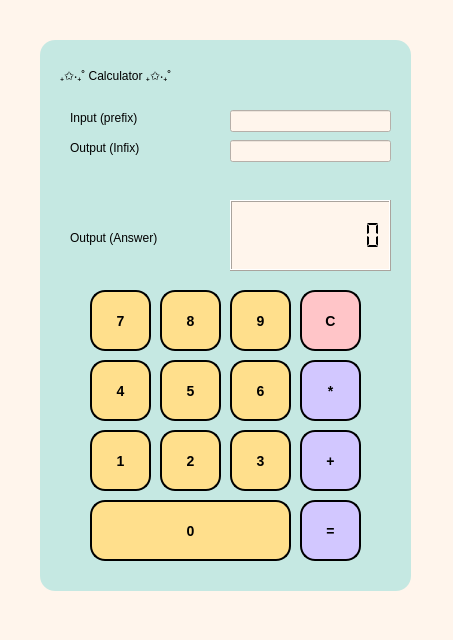
<?xml version="1.0" encoding="UTF-8"?>
<ui version="4.0">
 <class>MainWindow</class>
 <widget class="QMainWindow" name="MainWindow">
  <property name="geometry">
   <rect>
    <x>0</x>
    <y>0</y>
    <width>453</width>
    <height>640</height>
   </rect>
  </property>
  <property name="windowTitle">
   <string>MainWindow</string>
  </property>
  <property name="styleSheet">
   <string notr="true">background-color: #fff5ec;
</string>
  </property>
  <widget class="QWidget" name="centralwidget">
   <widget class="QLineEdit" name="input_prefix">
    <property name="geometry">
     <rect>
      <x>230</x>
      <y>110</y>
      <width>161</width>
      <height>22</height>
     </rect>
    </property>
   </widget>
   <widget class="QLCDNumber" name="output_answer">
    <property name="geometry">
     <rect>
      <x>230</x>
      <y>200</y>
      <width>161</width>
      <height>71</height>
     </rect>
    </property>
    <property name="smallDecimalPoint">
     <bool>true</bool>
    </property>
    <property name="digitCount">
     <number>9</number>
    </property>
    <property name="segmentStyle">
     <enum>QLCDNumber::Flat</enum>
    </property>
    <property name="value" stdset="0">
     <double>0.000000000000000</double>
    </property>
    <property name="intValue" stdset="0">
     <number>0</number>
    </property>
   </widget>
   <widget class="QLineEdit" name="output_infix">
    <property name="geometry">
     <rect>
      <x>230</x>
      <y>140</y>
      <width>161</width>
      <height>22</height>
     </rect>
    </property>
   </widget>

   <!-- Commenting out output_postfix -->
   <!--
   <widget class="QLineEdit" name="output_postfix">
    <property name="geometry">
     <rect>
      <x>230</x>
      <y>170</y>
      <width>161</width>
      <height>22</height>
     </rect>
    </property>
   </widget>
   -->

   <widget class="QFrame" name="frame">
    <property name="geometry">
     <rect>
      <x>40</x>
      <y>40</y>
      <width>371</width>
      <height>551</height>
     </rect>
    </property>
    <property name="styleSheet">
     <string notr="true">background-color: #c5e8e2;
border-radius: 15px;
border-color: black;
</string>
    </property>
    <property name="frameShape">
     <enum>QFrame::StyledPanel</enum>
    </property>
    <property name="frameShadow">
     <enum>QFrame::Raised</enum>
    </property>
    <widget class="QLabel" name="output_infix_label">
     <property name="geometry">
      <rect>
       <x>30</x>
       <y>100</y>
       <width>151</width>
       <height>16</height>
      </rect>
     </property>
     <property name="styleSheet">
      <string notr="true">QLabel {
    color: black;
    font: bold 15px &quot;Comic Sans MS&quot;; 
}</string>
     </property>
     <property name="text">
      <string>Output (Infix)</string>
     </property>
    </widget>
    <widget class="QLabel" name="input_prefix_label">
     <property name="geometry">
      <rect>
       <x>30</x>
       <y>70</y>
       <width>151</width>
       <height>16</height>
      </rect>
     </property>
     <property name="styleSheet">
      <string notr="true">QLabel {
    color: black; 
    font: bold 15px &quot;Comic Sans MS&quot;;
}</string>
     </property>
     <property name="text">
      <string>Input (prefix)</string>
     </property>
    </widget>
    <widget class="QLabel" name="output_answer_label">
     <property name="geometry">
      <rect>
       <x>30</x>
       <y>190</y>
       <width>141</width>
       <height>16</height>
      </rect>
     </property>
     <property name="styleSheet">
      <string notr="true">QLabel {
    color: black;
    font: bold 15px &quot;Comic Sans MS&quot;; 
}</string>
     </property>
     <property name="text">
      <string>Output (Answer)</string>
     </property>
    </widget>

    <!-- Commenting out output_postfix_label -->
    <!--
    <widget class="QLabel" name="output_postfix_label">
     <property name="geometry">
      <rect>
       <x>30</x>
       <y>130</y>
       <width>151</width>
       <height>16</height>
      </rect>
     </property>
     <property name="styleSheet">
      <string notr="true">QLabel {
    color: black;
    font: bold 15px &quot;Comic Sans MS&quot;; 
}</string>
     </property>
     <property name="text">
      <string>Output (Postfix)</string>
     </property>
    </widget>
    -->

    <widget class="QLabel" name="calculator_label">
     <property name="geometry">
      <rect>
       <x>20</x>
       <y>20</y>
       <width>331</width>
       <height>31</height>
      </rect>
     </property>
     <property name="styleSheet">
      <string notr="true">QLabel {
    color: black; 
    font: bold 21px &quot;Comic Sans MS&quot;;
	qproperty-alignment: 'AlignCenter';
}</string>
     </property>
     <property name="text">
      <string>₊✩‧₊˚ Calculator ₊✩‧₊˚</string>
     </property>
    </widget>
    <widget class="QPushButton" name="button_4">
     <property name="geometry">
      <rect>
       <x>50</x>
       <y>320</y>
       <width>61</width>
       <height>61</height>
      </rect>
     </property>
     <property name="styleSheet">
      <string notr="true">QPushButton {
    background-color: #ffdf8c;
    color: black;
    border-style: outset;
    border-width: 2px;
    border-radius: 15px;
    border-color: black;
    font: bold 14px;
    padding: 6px;
}

QPushButton:hover {
    background-color: #ffb98e;  
    color: black;  
}</string>
     </property>
     <property name="text">
      <string>4</string>
     </property>
    </widget>
    <widget class="QPushButton" name="button_star">
     <property name="geometry">
      <rect>
       <x>260</x>
       <y>320</y>
       <width>61</width>
       <height>61</height>
      </rect>
     </property>
     <property name="styleSheet">
      <string notr="true">QPushButton {
    background-color: #d2c7ff;
    color: black;
    border-style: outset;
    border-width: 2px;
    border-radius: 15px;
    border-color: black;
    font: bold 14px;
    padding: 6px;
}

QPushButton:hover {
    background-color: #88cedb;  
    color: black;  
}</string>
     </property>
     <property name="text">
      <string>*</string>
     </property>
    </widget>
    <widget class="QPushButton" name="button_equal">
     <property name="geometry">
      <rect>
       <x>260</x>
       <y>460</y>
       <width>61</width>
       <height>61</height>
      </rect>
     </property>
     <property name="styleSheet">
      <string notr="true">QPushButton {
    background-color: #d2c7ff;
    color: black;
    border-style: outset;
    border-width: 2px;
    border-radius: 15px;
    border-color: black;
    font: bold 14px;
    padding: 6px;
}

QPushButton:hover {
    background-color: #88cedb;  
    color: black;  
}</string>
     </property>
     <property name="text">
      <string>=</string>
     </property>
    </widget>
    <widget class="QPushButton" name="button_8">
     <property name="geometry">
      <rect>
       <x>120</x>
       <y>250</y>
       <width>61</width>
       <height>61</height>
      </rect>
     </property>
     <property name="styleSheet">
      <string notr="true">QPushButton {
    background-color: #ffdf8c;
    color: black;
    border-style: outset;
    border-width: 2px;
    border-radius: 15px;
    border-color: black;
    font: bold 14px;
    padding: 6px;
}

QPushButton:hover {
    background-color: #ffb98e;  
    color: black;  
}</string>
     </property>
     <property name="text">
      <string>8</string>
     </property>
    </widget>
    <widget class="QPushButton" name="button_6">
     <property name="geometry">
      <rect>
       <x>190</x>
       <y>320</y>
       <width>61</width>
       <height>61</height>
      </rect>
     </property>
     <property name="styleSheet">
      <string notr="true">QPushButton {
    background-color: #ffdf8c;
    color: black;
    border-style: outset;
    border-width: 2px;
    border-radius: 15px;
    border-color: black;
    font: bold 14px;
    padding: 6px;
}

QPushButton:hover {
    background-color: #ffb98e;  
    color: black;  
}</string>
     </property>
     <property name="text">
      <string>6</string>
     </property>
    </widget>
    <widget class="QPushButton" name="button_9">
     <property name="geometry">
      <rect>
       <x>190</x>
       <y>250</y>
       <width>61</width>
       <height>61</height>
      </rect>
     </property>
     <property name="styleSheet">
      <string notr="true">QPushButton {
    background-color: #ffdf8c;
    color: black;
    border-style: outset;
    border-width: 2px;
    border-radius: 15px;
    border-color: black;
    font: bold 14px;
    padding: 6px;
}

QPushButton:hover {
    background-color: #ffb98e;  
    color: black;  
}</string>
     </property>
     <property name="text">
      <string>9</string>
     </property>
    </widget>
    <widget class="QPushButton" name="button_1">
     <property name="geometry">
      <rect>
       <x>50</x>
       <y>390</y>
       <width>61</width>
       <height>61</height>
      </rect>
     </property>
     <property name="styleSheet">
      <string notr="true">QPushButton {
    background-color: #ffdf8c;
    color: black;
    border-style: outset;
    border-width: 2px;
    border-radius: 15px;
    border-color: black;
    font: bold 14px;
    padding: 6px;
}

QPushButton:hover {
    background-color: #ffb98e;  
    color: black;  
}</string>
     </property>
     <property name="text">
      <string>1</string>
     </property>
    </widget>
    <widget class="QPushButton" name="button_5">
     <property name="geometry">
      <rect>
       <x>120</x>
       <y>320</y>
       <width>61</width>
       <height>61</height>
      </rect>
     </property>
     <property name="styleSheet">
      <string notr="true">QPushButton {
    background-color: #ffdf8c;
    color: black;
    border-style: outset;
    border-width: 2px;
    border-radius: 15px;
    border-color: black;
    font: bold 14px;
    padding: 6px;
}

QPushButton:hover {
    background-color: #ffb98e;  
    color: black;  
}</string>
     </property>
     <property name="text">
      <string>5</string>
     </property>
    </widget>
    <widget class="QPushButton" name="button_7">
     <property name="geometry">
      <rect>
       <x>50</x>
       <y>250</y>
       <width>61</width>
       <height>61</height>
      </rect>
     </property>
     <property name="styleSheet">
      <string notr="true">QPushButton {
    background-color: #ffdf8c;
    color: black;
    border-style: outset;
    border-width: 2px;
    border-radius: 15px;
    border-color: black;
    font: bold 14px;
    padding: 6px;
}

QPushButton:hover {
    background-color: #ffb98e;  
    color: black;  
}</string>
     </property>
     <property name="text">
      <string>7</string>
     </property>
    </widget>
    <widget class="QPushButton" name="button_clear">
     <property name="geometry">
      <rect>
       <x>260</x>
       <y>250</y>
       <width>61</width>
       <height>61</height>
      </rect>
     </property>
     <property name="styleSheet">
      <string notr="true">QPushButton {
    background-color: #ffc5c8;
    color: black;
    border-style: outset;
    border-width: 2px;
    border-radius: 15px;
    border-color: black;
    font: bold 14px;
    padding: 6px;
}

QPushButton:hover {
    background-color: #ff9494;  
    color: black;  
}</string>
     </property>
     <property name="text">
      <string>C</string>
     </property>
    </widget>
    <widget class="QPushButton" name="button_3">
     <property name="geometry">
      <rect>
       <x>190</x>
       <y>390</y>
       <width>61</width>
       <height>61</height>
      </rect>
     </property>
     <property name="styleSheet">
      <string notr="true">QPushButton {
    background-color: #ffdf8c;
    color: black;
    border-style: outset;
    border-width: 2px;
    border-radius: 15px;
    border-color: black;
    font: bold 14px;
    padding: 6px;
}

QPushButton:hover {
    background-color: #ffb98e;  
    color: black;  
}</string>
     </property>
     <property name="text">
      <string>3</string>
     </property>
    </widget>
    <widget class="QPushButton" name="button_plus">
     <property name="geometry">
      <rect>
       <x>260</x>
       <y>390</y>
       <width>61</width>
       <height>61</height>
      </rect>
     </property>
     <property name="styleSheet">
      <string notr="true">QPushButton {
    background-color: #d2c7ff;
    color: black;
    border-style: outset;
    border-width: 2px;
    border-radius: 15px;
    border-color: black;
    font: bold 14px;
    padding: 6px;
}

QPushButton:hover {
    background-color: #88cedb;  
    color: black;  
}</string>
     </property>
     <property name="text">
      <string>+</string>
     </property>
    </widget>
    <widget class="QPushButton" name="button_0">
     <property name="geometry">
      <rect>
       <x>50</x>
       <y>460</y>
       <width>201</width>
       <height>61</height>
      </rect>
     </property>
     <property name="styleSheet">
      <string notr="true">QPushButton {
    background-color: #ffdf8c;
    color: black;
    border-style: outset;
    border-width: 2px;
    border-radius: 15px;
    border-color: black;
    font: bold 14px;
    padding: 6px;
}

QPushButton:hover {
    background-color: #ffb98e;  
    color: black;  
}
</string>
     </property>
     <property name="text">
      <string>0</string>
     </property>
    </widget>
    <widget class="QPushButton" name="button_2">
     <property name="geometry">
      <rect>
       <x>120</x>
       <y>390</y>
       <width>61</width>
       <height>61</height>
      </rect>
     </property>
     <property name="styleSheet">
      <string notr="true">QPushButton {
    background-color: #ffdf8c;
    color: black;
    border-style: outset;
    border-width: 2px;
    border-radius: 15px;
    border-color: black;
    font: bold 14px;
    padding: 6px;
}

QPushButton:hover {
    background-color: #ffb98e;  
    color: black;  
}</string>
     </property>
     <property name="text">
      <string>2</string>
     </property>
    </widget>
   </widget>
   <zorder>frame</zorder>
   <zorder>input_prefix</zorder>
   <zorder>output_answer</zorder>
   <zorder>output_infix</zorder>
   <zorder>output_postfix</zorder>
  </widget>
  <widget class="QMenuBar" name="menubar">
   <property name="geometry">
    <rect>
     <x>0</x>
     <y>0</y>
     <width>453</width>
     <height>19</height>
    </rect>
   </property>
  </widget>
  <widget class="QStatusBar" name="statusbar"/>
 </widget>
 <resources/>
 <connections/>
</ui>
